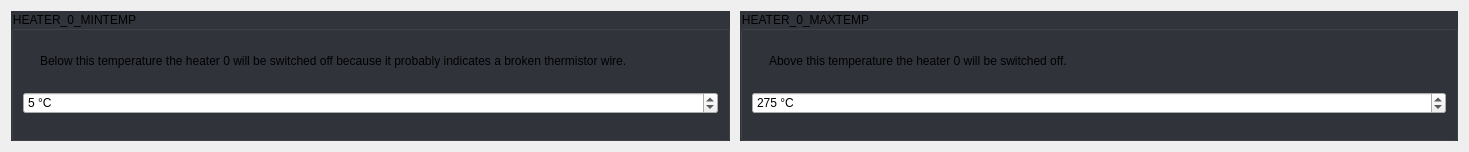
         <widget class="QWidget" name="scrollAreaWidgetContents_15">
          <property name="geometry">
           <rect>
            <x>0</x>
            <y>0</y>
            <width>1469</width>
            <height>152</height>
           </rect>
          </property>
          <property name="styleSheet">
           <string notr="true">#scrollAreaWidgetContents_15 {
	background: rgb(34, 35, 40);
}</string>
          </property>
          <layout class="QGridLayout" name="gridLayout_74">
           <property name="spacing">
            <number>10</number>
           </property>
           <item row="0" column="0">
            <widget class="QGroupBox" name="groupBox_17">
             <property name="focusPolicy">
              <enum>Qt::StrongFocus</enum>
             </property>
             <property name="styleSheet">
              <string notr="true">QGroupBox:!disabled {
	background: rgb(50, 52, 59);
}</string>
             </property>
             <property name="title">
              <string>HEATER_0_MINTEMP</string>
             </property>
             <layout class="QGridLayout" name="gridLayout_75">
              <property name="spacing">
               <number>10</number>
              </property>
              <item row="0" column="0">
               <widget class="QLabel" name="label_80">
                <property name="sizePolicy">
                 <sizepolicy hsizetype="Fixed" vsizetype="Fixed">
                  <horstretch>0</horstretch>
                  <verstretch>0</verstretch>
                 </sizepolicy>
                </property>
                <property name="text">
                 <string/>
                </property>
                <property name="pixmap">
                 <pixmap resource="../resources/resources.qrc">:/info_FILL0_wght100_GRAD0_opsz20.svg</pixmap>
                </property>
               </widget>
              </item>
              <item row="1" column="0" colspan="2">
               <widget class="QSpinBox" name="uHeater0MintempSpinBox">
                <property name="suffix">
                 <string> °C</string>
                </property>
                <property name="maximum">
                 <number>100</number>
                </property>
                <property name="stepType">
                 <enum>QAbstractSpinBox::AdaptiveDecimalStepType</enum>
                </property>
                <property name="value">
                 <number>5</number>
                </property>
               </widget>
              </item>
              <item row="0" column="1">
               <widget class="QLabel" name="label_81">
                <property name="text">
                 <string>Below this temperature the heater 0 will be switched off because it probably indicates a broken thermistor wire.</string>
                </property>
                <property name="wordWrap">
                 <bool>true</bool>
                </property>
               </widget>
              </item>
             </layout>
            </widget>
           </item>
           <item row="0" column="1">
            <widget class="QGroupBox" name="groupBox_33">
             <property name="focusPolicy">
              <enum>Qt::StrongFocus</enum>
             </property>
             <property name="styleSheet">
              <string notr="true">QGroupBox:!disabled {
	background: rgb(50, 52, 59);
}</string>
             </property>
             <property name="title">
              <string>HEATER_0_MAXTEMP</string>
             </property>
             <layout class="QGridLayout" name="gridLayout_122">
              <property name="spacing">
               <number>10</number>
              </property>
              <item row="0" column="0">
               <widget class="QLabel" name="label_101">
                <property name="sizePolicy">
                 <sizepolicy hsizetype="Fixed" vsizetype="Fixed">
                  <horstretch>0</horstretch>
                  <verstretch>0</verstretch>
                 </sizepolicy>
                </property>
                <property name="text">
                 <string/>
                </property>
                <property name="pixmap">
                 <pixmap resource="../resources/resources.qrc">:/info_FILL0_wght100_GRAD0_opsz20.svg</pixmap>
                </property>
               </widget>
              </item>
              <item row="0" column="1">
               <widget class="QLabel" name="label_102">
                <property name="text">
                 <string>Above this temperature the heater 0 will be switched off.</string>
                </property>
                <property name="wordWrap">
                 <bool>true</bool>
                </property>
               </widget>
              </item>
              <item row="1" column="0" colspan="2">
               <widget class="QSpinBox" name="uHeater0MaxtempSpinBox">
                <property name="suffix">
                 <string> °C</string>
                </property>
                <property name="maximum">
                 <number>500</number>
                </property>
                <property name="stepType">
                 <enum>QAbstractSpinBox::AdaptiveDecimalStepType</enum>
                </property>
                <property name="value">
                 <number>275</number>
                </property>
               </widget>
              </item>
             </layout>
            </widget>
           </item>
          </layout>
         </widget>
